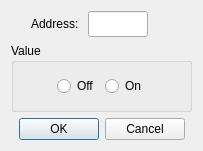
<?xml version="1.0" encoding="UTF-8"?>
<ui version="4.0">
 <class>DialogWriteCoilRegister</class>
 <widget class="QDialog" name="DialogWriteCoilRegister">
  <property name="geometry">
   <rect>
    <x>0</x>
    <y>0</y>
    <width>203</width>
    <height>151</height>
   </rect>
  </property>
  <property name="windowTitle">
   <string>Write Coil</string>
  </property>
  <layout class="QVBoxLayout" name="verticalLayout">
   <item>
    <layout class="QHBoxLayout" name="horizontalLayout_2">
     <item>
      <spacer name="horizontalSpacer_3">
       <property name="orientation">
        <enum>Qt::Horizontal</enum>
       </property>
       <property name="sizeType">
        <enum>QSizePolicy::Fixed</enum>
       </property>
       <property name="sizeHint" stdset="0">
        <size>
         <width>20</width>
         <height>20</height>
        </size>
       </property>
      </spacer>
     </item>
     <item>
      <widget class="QLabel" name="labelAddress">
       <property name="text">
        <string>Address: </string>
       </property>
      </widget>
     </item>
     <item>
      <widget class="NumericLineEdit" name="lineEditAddress">
       <property name="sizePolicy">
        <sizepolicy hsizetype="Fixed" vsizetype="Fixed">
         <horstretch>0</horstretch>
         <verstretch>0</verstretch>
        </sizepolicy>
       </property>
       <property name="minimumSize">
        <size>
         <width>0</width>
         <height>26</height>
        </size>
       </property>
       <property name="maximumSize">
        <size>
         <width>60</width>
         <height>16777215</height>
        </size>
       </property>
       <property name="text">
        <string/>
       </property>
      </widget>
     </item>
     <item>
      <spacer name="horizontalSpacer_4">
       <property name="orientation">
        <enum>Qt::Horizontal</enum>
       </property>
       <property name="sizeHint" stdset="0">
        <size>
         <width>40</width>
         <height>20</height>
        </size>
       </property>
      </spacer>
     </item>
    </layout>
   </item>
   <item>
    <widget class="QGroupBox" name="groupBox">
     <property name="title">
      <string>Value</string>
     </property>
     <layout class="QHBoxLayout" name="horizontalLayout_3">
      <item>
       <spacer name="horizontalSpacer_5">
        <property name="orientation">
         <enum>Qt::Horizontal</enum>
        </property>
        <property name="sizeHint" stdset="0">
         <size>
          <width>40</width>
          <height>20</height>
         </size>
        </property>
       </spacer>
      </item>
      <item>
       <widget class="QRadioButton" name="radioButtonOff">
        <property name="text">
         <string>Off</string>
        </property>
       </widget>
      </item>
      <item>
       <widget class="QRadioButton" name="radioButtonOn">
        <property name="text">
         <string>On</string>
        </property>
       </widget>
      </item>
      <item>
       <spacer name="horizontalSpacer_6">
        <property name="orientation">
         <enum>Qt::Horizontal</enum>
        </property>
        <property name="sizeHint" stdset="0">
         <size>
          <width>40</width>
          <height>20</height>
         </size>
        </property>
       </spacer>
      </item>
     </layout>
    </widget>
   </item>
   <item>
    <widget class="QDialogButtonBox" name="buttonBox">
     <property name="standardButtons">
      <set>QDialogButtonBox::Cancel|QDialogButtonBox::Ok</set>
     </property>
     <property name="centerButtons">
      <bool>true</bool>
     </property>
    </widget>
   </item>
  </layout>
 </widget>
 <customwidgets>
  <customwidget>
   <class>NumericLineEdit</class>
   <extends>QLineEdit</extends>
   <header>numericlineedit.h</header>
  </customwidget>
 </customwidgets>
 <resources/>
 <connections>
  <connection>
   <sender>buttonBox</sender>
   <signal>accepted()</signal>
   <receiver>DialogWriteCoilRegister</receiver>
   <slot>accept()</slot>
   <hints>
    <hint type="sourcelabel">
     <x>248</x>
     <y>254</y>
    </hint>
    <hint type="destinationlabel">
     <x>157</x>
     <y>274</y>
    </hint>
   </hints>
  </connection>
  <connection>
   <sender>buttonBox</sender>
   <signal>rejected()</signal>
   <receiver>DialogWriteCoilRegister</receiver>
   <slot>reject()</slot>
   <hints>
    <hint type="sourcelabel">
     <x>316</x>
     <y>260</y>
    </hint>
    <hint type="destinationlabel">
     <x>286</x>
     <y>274</y>
    </hint>
   </hints>
  </connection>
 </connections>
</ui>
